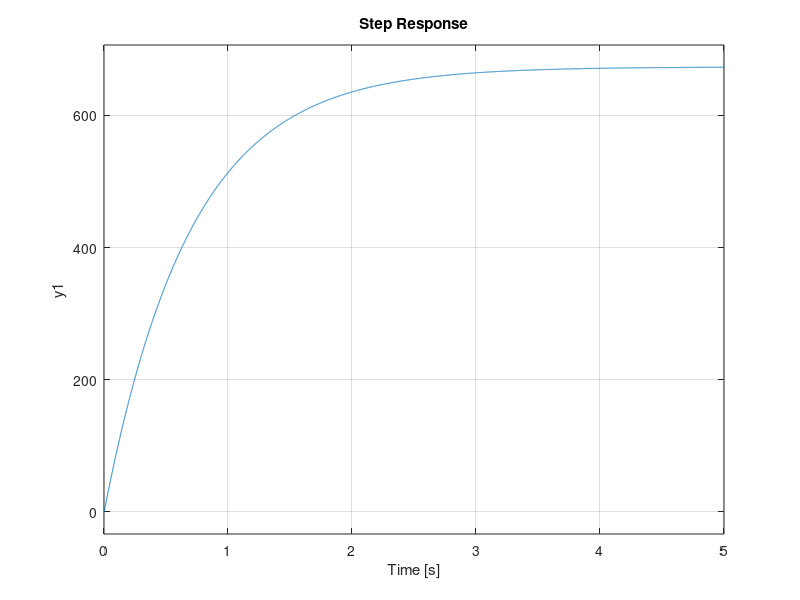

This chart was generated by the following MATLAB code:
b = 0.000135;
J = 0.08586328125;
kt= 0.7614;
R = 1.1;
L = 1.55e-3;
kb = 0.178;

Kp1 = 3.5;
Ki1 = 33.2;
Kaw1 = Ki1;

Kp2 = 2.00174495936295;
Ki2 = 30.1;
Kaw2 = Ki2;

A = [-R/L -kb/L; kt/J -b/J  ];
B = [120.0/L;0];
C = [0,1];
D = 0;
sys = ss(A,B,C,D)

step(sys)

Ts = 0.0001;

sys_tf = tf(sys)
sys_d = c2d( sys, Ts, 'foh' )
